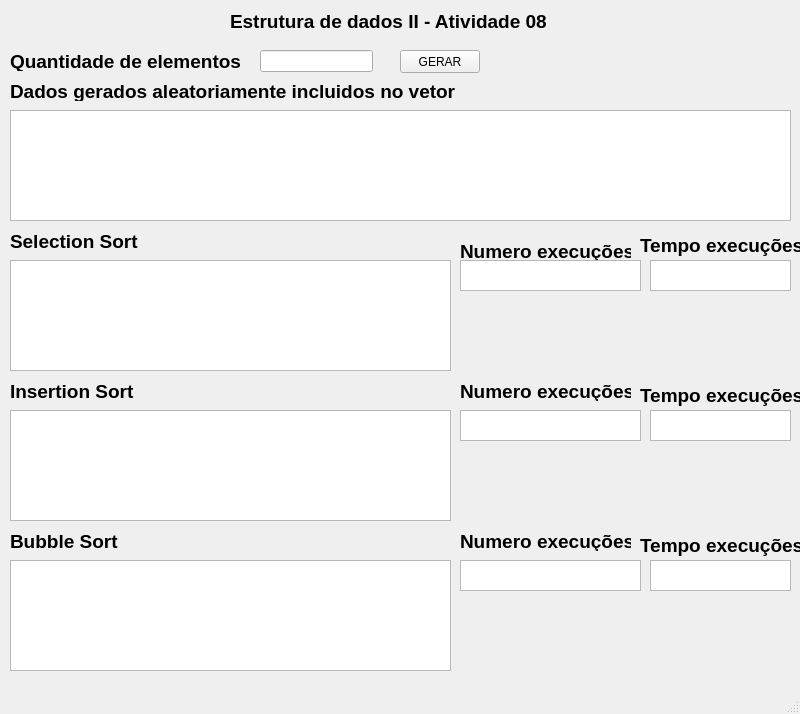
<?xml version="1.0" encoding="UTF-8"?>
<ui version="4.0">
 <class>MainWindow</class>
 <widget class="QMainWindow" name="MainWindow">
  <property name="geometry">
   <rect>
    <x>0</x>
    <y>0</y>
    <width>800</width>
    <height>714</height>
   </rect>
  </property>
  <property name="windowTitle">
   <string>TelaPrincipal</string>
  </property>
  <widget class="QWidget" name="centralwidget">
   <widget class="QLabel" name="label">
    <property name="geometry">
     <rect>
      <x>230</x>
      <y>10</y>
      <width>321</width>
      <height>21</height>
     </rect>
    </property>
    <property name="text">
     <string>&lt;html&gt;&lt;head/&gt;&lt;body&gt;&lt;p&gt;&lt;span style=&quot; font-size:14pt; font-weight:700;&quot;&gt;Estrutura de dados II - Atividade 08&lt;/span&gt;&lt;/p&gt;&lt;/body&gt;&lt;/html&gt;</string>
    </property>
   </widget>
   <widget class="QLabel" name="label_2">
    <property name="geometry">
     <rect>
      <x>10</x>
      <y>80</y>
      <width>451</width>
      <height>21</height>
     </rect>
    </property>
    <property name="text">
     <string>&lt;html&gt;&lt;head/&gt;&lt;body&gt;&lt;p&gt;&lt;span style=&quot; font-size:14pt; font-weight:700;&quot;&gt;Dados gerados aleatoriamente incluidos no vetor&lt;/span&gt;&lt;/p&gt;&lt;/body&gt;&lt;/html&gt;</string>
    </property>
   </widget>
   <widget class="QLabel" name="label_3">
    <property name="geometry">
     <rect>
      <x>10</x>
      <y>230</y>
      <width>131</width>
      <height>21</height>
     </rect>
    </property>
    <property name="text">
     <string>&lt;html&gt;&lt;head/&gt;&lt;body&gt;&lt;p&gt;&lt;span style=&quot; font-size:14pt; font-weight:700;&quot;&gt;Selection Sort&lt;/span&gt;&lt;/p&gt;&lt;/body&gt;&lt;/html&gt;</string>
    </property>
   </widget>
   <widget class="QLabel" name="label_4">
    <property name="geometry">
     <rect>
      <x>10</x>
      <y>380</y>
      <width>131</width>
      <height>21</height>
     </rect>
    </property>
    <property name="text">
     <string>&lt;html&gt;&lt;head/&gt;&lt;body&gt;&lt;p&gt;&lt;span style=&quot; font-size:14pt; font-weight:700;&quot;&gt;Insertion Sort&lt;/span&gt;&lt;/p&gt;&lt;/body&gt;&lt;/html&gt;</string>
    </property>
   </widget>
   <widget class="QLabel" name="label_5">
    <property name="geometry">
     <rect>
      <x>10</x>
      <y>50</y>
      <width>241</width>
      <height>21</height>
     </rect>
    </property>
    <property name="text">
     <string>&lt;html&gt;&lt;head/&gt;&lt;body&gt;&lt;p&gt;&lt;span style=&quot; font-size:14pt; font-weight:700;&quot;&gt;Quantidade de elementos&lt;/span&gt;&lt;/p&gt;&lt;/body&gt;&lt;/html&gt;</string>
    </property>
   </widget>
   <widget class="QLineEdit" name="lineEdit_qtd_elementos">
    <property name="geometry">
     <rect>
      <x>260</x>
      <y>50</y>
      <width>113</width>
      <height>22</height>
     </rect>
    </property>
   </widget>
   <widget class="QPushButton" name="pushButton_gerar">
    <property name="geometry">
     <rect>
      <x>400</x>
      <y>50</y>
      <width>80</width>
      <height>23</height>
     </rect>
    </property>
    <property name="text">
     <string>GERAR</string>
    </property>
   </widget>
   <widget class="QTextEdit" name="textEdit_dados_aleatorios">
    <property name="geometry">
     <rect>
      <x>10</x>
      <y>110</y>
      <width>781</width>
      <height>111</height>
     </rect>
    </property>
   </widget>
   <widget class="QTextEdit" name="textEdit_selection_sort">
    <property name="geometry">
     <rect>
      <x>10</x>
      <y>260</y>
      <width>441</width>
      <height>111</height>
     </rect>
    </property>
   </widget>
   <widget class="QTextEdit" name="textEdit_insertion_sort">
    <property name="geometry">
     <rect>
      <x>10</x>
      <y>410</y>
      <width>441</width>
      <height>111</height>
     </rect>
    </property>
   </widget>
   <widget class="QLabel" name="label_6">
    <property name="geometry">
     <rect>
      <x>460</x>
      <y>240</y>
      <width>171</width>
      <height>21</height>
     </rect>
    </property>
    <property name="text">
     <string>&lt;html&gt;&lt;head/&gt;&lt;body&gt;&lt;p&gt;&lt;span style=&quot; font-size:14pt; font-weight:700;&quot;&gt;Numero execuções&lt;/span&gt;&lt;/p&gt;&lt;/body&gt;&lt;/html&gt;</string>
    </property>
   </widget>
   <widget class="QLabel" name="label_7">
    <property name="geometry">
     <rect>
      <x>640</x>
      <y>230</y>
      <width>161</width>
      <height>31</height>
     </rect>
    </property>
    <property name="text">
     <string>&lt;html&gt;&lt;head/&gt;&lt;body&gt;&lt;p&gt;&lt;span style=&quot; font-size:14pt; font-weight:700;&quot;&gt;Tempo execuções&lt;/span&gt;&lt;/p&gt;&lt;/body&gt;&lt;/html&gt;</string>
    </property>
   </widget>
   <widget class="QTextEdit" name="textEdit_selection_sort_nmr_execucoes">
    <property name="geometry">
     <rect>
      <x>460</x>
      <y>260</y>
      <width>181</width>
      <height>31</height>
     </rect>
    </property>
   </widget>
   <widget class="QTextEdit" name="textEdit_insertion_sort_nmr_execucoes">
    <property name="geometry">
     <rect>
      <x>460</x>
      <y>410</y>
      <width>181</width>
      <height>31</height>
     </rect>
    </property>
   </widget>
   <widget class="QTextEdit" name="textEdit_selection_sort_tempo_execucoes">
    <property name="geometry">
     <rect>
      <x>650</x>
      <y>260</y>
      <width>141</width>
      <height>31</height>
     </rect>
    </property>
   </widget>
   <widget class="QLabel" name="label_8">
    <property name="geometry">
     <rect>
      <x>460</x>
      <y>380</y>
      <width>171</width>
      <height>21</height>
     </rect>
    </property>
    <property name="text">
     <string>&lt;html&gt;&lt;head/&gt;&lt;body&gt;&lt;p&gt;&lt;span style=&quot; font-size:14pt; font-weight:700;&quot;&gt;Numero execuções&lt;/span&gt;&lt;/p&gt;&lt;/body&gt;&lt;/html&gt;</string>
    </property>
   </widget>
   <widget class="QLabel" name="label_9">
    <property name="geometry">
     <rect>
      <x>640</x>
      <y>380</y>
      <width>161</width>
      <height>31</height>
     </rect>
    </property>
    <property name="text">
     <string>&lt;html&gt;&lt;head/&gt;&lt;body&gt;&lt;p&gt;&lt;span style=&quot; font-size:14pt; font-weight:700;&quot;&gt;Tempo execuções&lt;/span&gt;&lt;/p&gt;&lt;/body&gt;&lt;/html&gt;</string>
    </property>
   </widget>
   <widget class="QTextEdit" name="textEdit_insertion_sort_tempo_execucoes">
    <property name="geometry">
     <rect>
      <x>650</x>
      <y>410</y>
      <width>141</width>
      <height>31</height>
     </rect>
    </property>
   </widget>
   <widget class="QLabel" name="label_10">
    <property name="geometry">
     <rect>
      <x>460</x>
      <y>530</y>
      <width>171</width>
      <height>21</height>
     </rect>
    </property>
    <property name="text">
     <string>&lt;html&gt;&lt;head/&gt;&lt;body&gt;&lt;p&gt;&lt;span style=&quot; font-size:14pt; font-weight:700;&quot;&gt;Numero execuções&lt;/span&gt;&lt;/p&gt;&lt;/body&gt;&lt;/html&gt;</string>
    </property>
   </widget>
   <widget class="QTextEdit" name="textEdit_bubble_sort_nmr_execucoes">
    <property name="geometry">
     <rect>
      <x>460</x>
      <y>560</y>
      <width>181</width>
      <height>31</height>
     </rect>
    </property>
   </widget>
   <widget class="QLabel" name="label_11">
    <property name="geometry">
     <rect>
      <x>10</x>
      <y>530</y>
      <width>131</width>
      <height>21</height>
     </rect>
    </property>
    <property name="text">
     <string>&lt;html&gt;&lt;head/&gt;&lt;body&gt;&lt;p&gt;&lt;span style=&quot; font-size:14pt; font-weight:700;&quot;&gt;Bubble Sort&lt;/span&gt;&lt;/p&gt;&lt;/body&gt;&lt;/html&gt;</string>
    </property>
   </widget>
   <widget class="QTextEdit" name="textEdit_bubble_sort_tempo_execucoes">
    <property name="geometry">
     <rect>
      <x>650</x>
      <y>560</y>
      <width>141</width>
      <height>31</height>
     </rect>
    </property>
   </widget>
   <widget class="QLabel" name="label_12">
    <property name="geometry">
     <rect>
      <x>640</x>
      <y>530</y>
      <width>161</width>
      <height>31</height>
     </rect>
    </property>
    <property name="text">
     <string>&lt;html&gt;&lt;head/&gt;&lt;body&gt;&lt;p&gt;&lt;span style=&quot; font-size:14pt; font-weight:700;&quot;&gt;Tempo execuções&lt;/span&gt;&lt;/p&gt;&lt;/body&gt;&lt;/html&gt;</string>
    </property>
   </widget>
   <widget class="QTextEdit" name="textEdit_bubble_sort">
    <property name="geometry">
     <rect>
      <x>10</x>
      <y>560</y>
      <width>441</width>
      <height>111</height>
     </rect>
    </property>
   </widget>
  </widget>
  <widget class="QMenuBar" name="menubar">
   <property name="geometry">
    <rect>
     <x>0</x>
     <y>0</y>
     <width>800</width>
     <height>20</height>
    </rect>
   </property>
  </widget>
  <widget class="QStatusBar" name="statusbar"/>
 </widget>
 <resources/>
 <connections/>
</ui>
